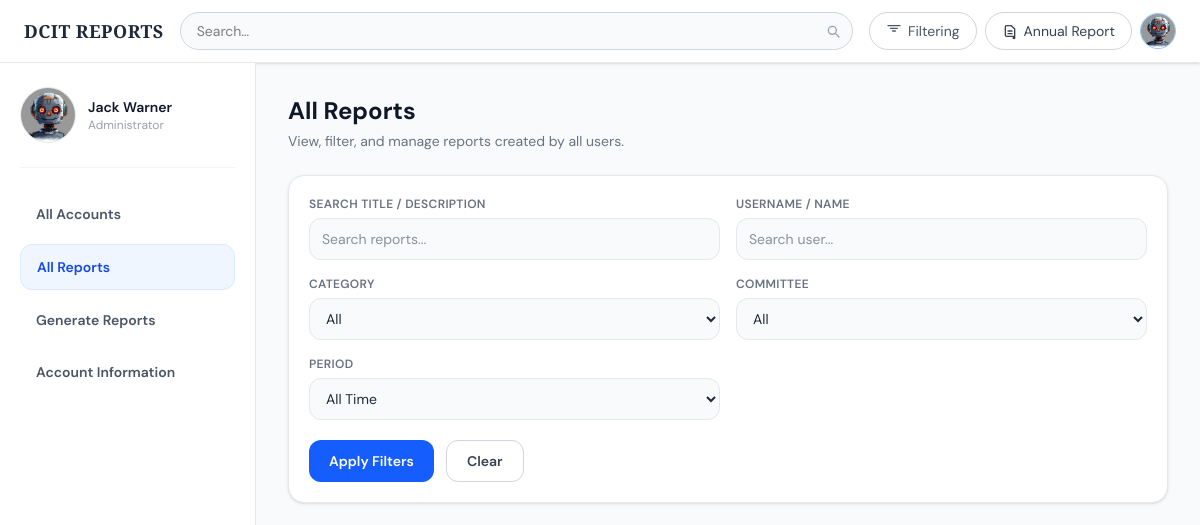
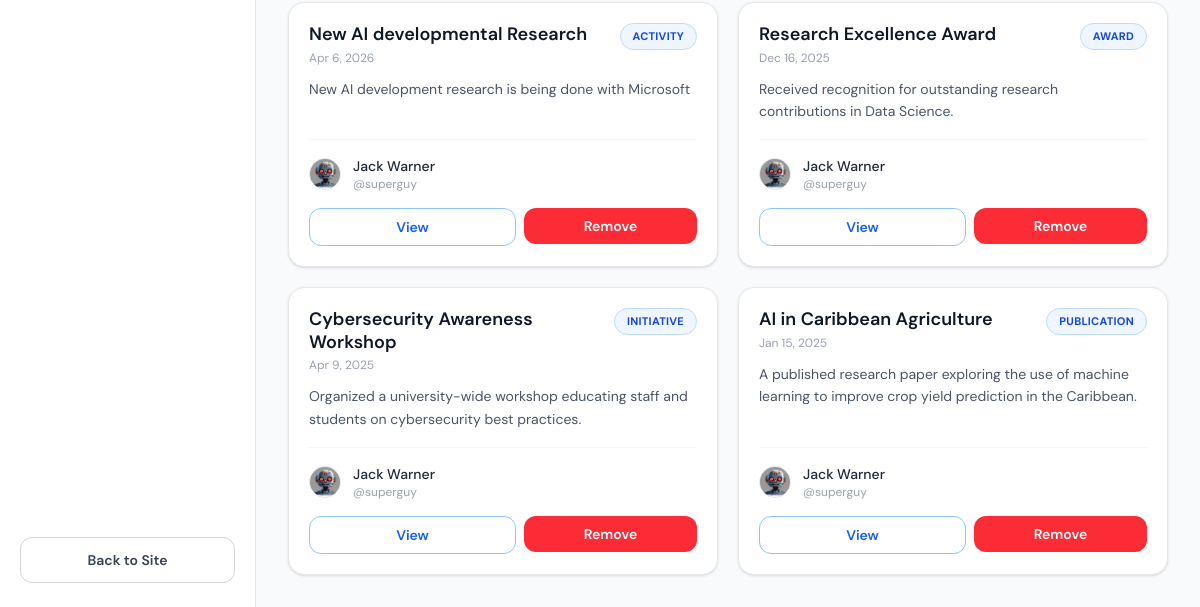
/administration/admin-reports/ (signed in), run on an earlier commit of the app's database (2 pictures, top to bottom).
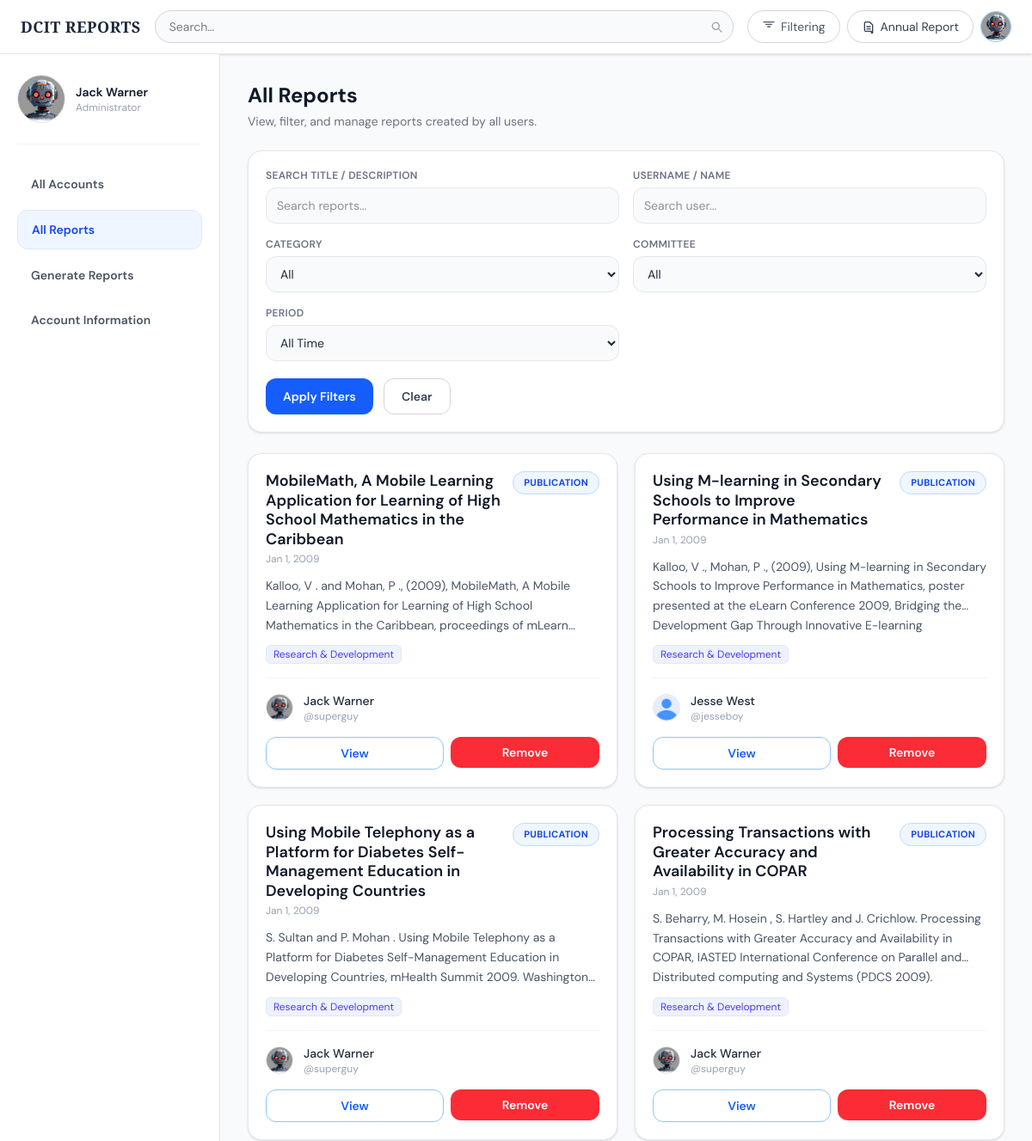
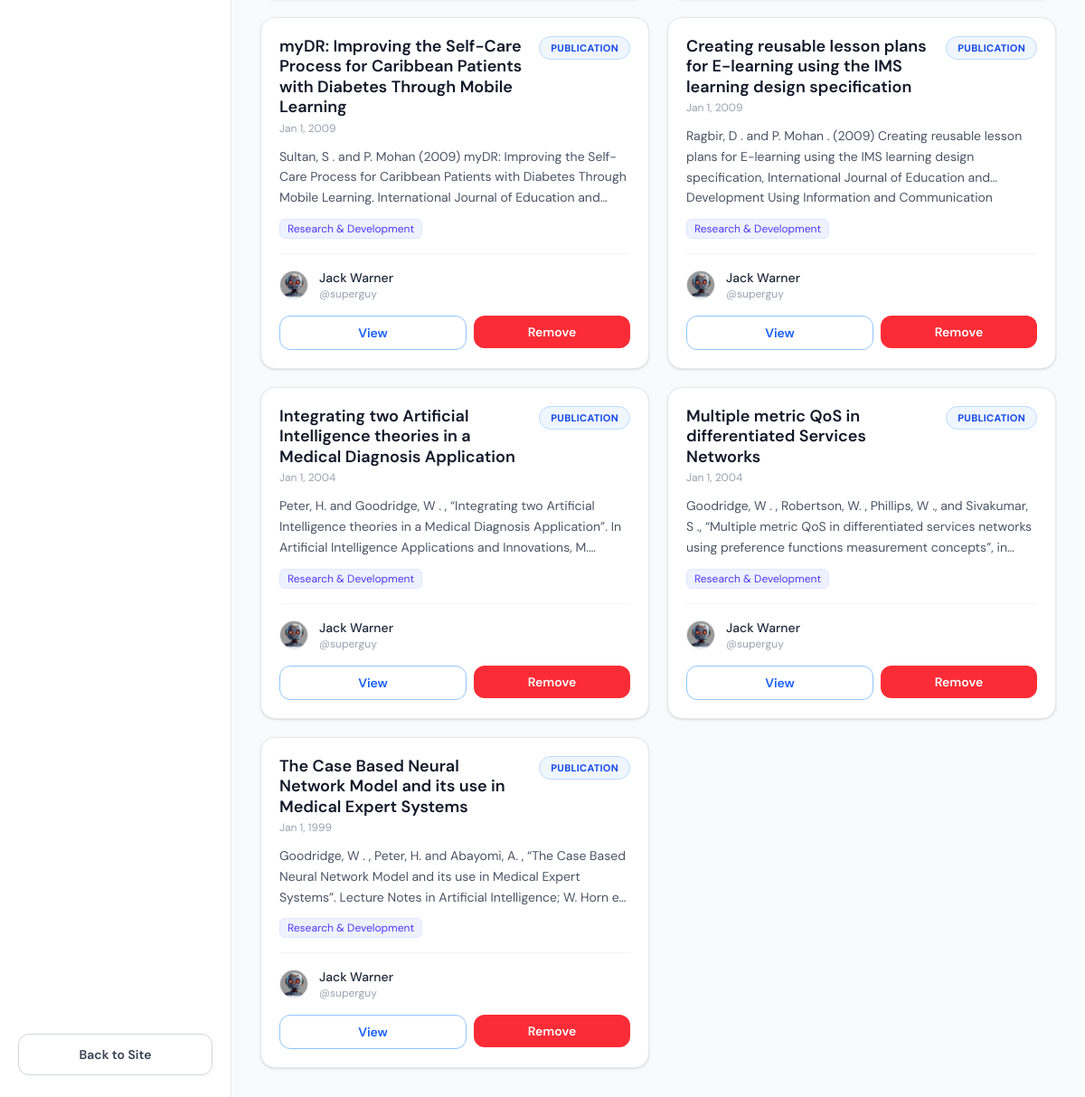
And on a later commit of the database (2 pictures, top to bottom).
### reports/models.py (models this page shows, shortened)
class Report(models.Model):
    DEFAULT_IMAGE = 'https://res.cloudinary.com/dop5fzjom/image/upload/v1775723804/images/report_images/uwi_zocrhc.jpg'
    user = models.ForeignKey(User,on_delete=models.CASCADE,null=False,related_name='reports')
    title = models.CharField(max_length=200,blank=False,null=False, db_index=True)
    description = models.TextField(null=False,blank=False)
    participants = models.ManyToManyField(Participant,blank=True)
    category = models.ForeignKey(Category,on_delete=models.SET_NULL,default=1,null=True)
    committees= models.ManyToManyField(Committee,blank=True)
    feature_image = models.ImageField(default=DEFAULT_IMAGE, upload_to='report_images')
    date_of_report= models.DateField(blank=False,null=False,default=timezone.now)
    created = models.DateTimeField(auto_now_add=True)
    updated = models.DateTimeField(auto_now=True)
    isActive = models.BooleanField(auto_created=True,default=True)
    objects = ReportQuerySet.as_manager()#Custom manager
    class Meta:
        ordering = ['-date_of_report','-created','-updated']

class Category(models.Model):
    name = models.CharField(max_length=200,blank=False,null= False)
    regex = models.TextField(blank=True,null=True)

class Committee(models.Model):
    name = models.CharField(max_length=200,blank=False,null=False)
    def __str__(self):
        return self.name

### users/models.py (models this page shows, shortened)
class UserProfilePic(models.Model):
    GENDER_CHOICES = [
        ('male', 'Male'),
        ('female', 'Female'),
        ('other', 'Other'),
    ]
    user = models.OneToOneField(
        User,
        on_delete=models.CASCADE,
        related_name='profile_pic',
        unique=True
    )
    DEFAULT_PIC = 'https://res.cloudinary.com/dop5fzjom/image/upload/v1775723467/images/profile_pictures/user_qift6z.png'
    ROBOT_PIC_ID = 'ai_robot-removebg-preview_yu6rgm'
    profilePic = models.ImageField(
        default=DEFAULT_PIC,
        upload_to='profile_pictures'
    )
    phone = models.CharField(
        max_length=30,
        blank=True,
        null=True
    )
    gender = models.CharField(
        max_length=10,
        choices=GENDER_CHOICES,
        blank=True,
        null=True
    )
    @property
    def pic_url(self):
        name = str(self.profilePic)
        if not name:
            return ''
        if name.startswith('http'):
            return name
        try:
            return self.profilePic.url
        except Exception:
            return ''

### administration/views.py (the view, shortened to what this page needs)
# urls.py: path('admin-reports/', adminReportView, name='admin-reports'),
@admin_required
def adminReportView(request):
    q = request.GET.get("q", "").strip()
    category = request.GET.get("category", "").strip()
    committee = request.GET.get("committee", "").strip()
    username = request.GET.get("username", "").strip()
    period = request.GET.get("period", "").strip()
    reports = (
        Report.objects
        .filter(isActive=True)
        .select_related("user", "category")
        .prefetch_related("committees", "participants")
        .order_by("-date_of_report", "-created")
    )
    if q:
        reports = reports.filter(
            Q(title__icontains=q) |
            Q(description__icontains=q)
        )
    if category and category != "All":
        reports = reports.filter(category__name=category)
    if committee and committee != "All":
        reports = reports.filter(committees__name=committee)
    if username:
        reports = reports.filter(
            Q(user__username__icontains=username) |
            Q(user__first_name__icontains=username) |
            Q(user__last_name__icontains=username)
        )
    reports = reports.distinct()
    paginator = Paginator(reports, 12)
    page_number = request.GET.get("page")
    page_obj = paginator.get_page(page_number)
    admin_profile = getattr(request.user, "profile_pic", None)
    context = {
        "page": "Reports",
        "page_obj": page_obj,
        "admin_profile": admin_profile,
        "categories": Category.objects.all().order_by("name"),
        "committees": Committee.objects.all().order_by("name"),
        "q": q,
        "selected_category": category,
        "selected_committee": committee,
        "selected_username": username,
        "selected_period": period,
    }
    return render(request, "administration/admin_reports.html", context)

### administration/templates/administration/admin_reports.html (shortened to what the changed rows need)
{% extends "base.html" %}
{% block body %}
<div class="flex h-full overflow-hidden bg-gray-50">
  <main class="flex-1 p-6 md:p-8 overflow-y-auto">
    <div class="max-w-7xl mx-auto">
      <div class="mb-6">
        <h1 class="text-2xl font-bold text-gray-900">All Reports</h1>
      </div>
      {% if page_obj %}
        <div class="grid grid-cols-1 md:grid-cols-2 xl:grid-cols-3 gap-5">
          {% for report in page_obj %}
            <div class="bg-white rounded-2xl border border-gray-200 shadow-sm p-5 flex flex-col">
              <div class="flex items-start justify-between gap-3 mb-3">
                <div>
                  <h2 class="text-lg font-semibold text-gray-900 leading-tight">
                    {{ report.title }}
                  </h2>
                  <p class="text-xs text-gray-400 mt-1">
                    {{ report.date_of_report|date:"M j, Y" }}
                  </p>
                </div>
                {% if report.category %}
                  <span class="shrink-0 inline-block text-[11px] font-bold px-3 py-1 rounded-full uppercase tracking-wide bg-blue-50 text-blue-700 border border-blue-200">
                    {{ report.category.name }}
                  </span>
                {% endif %}
              </div>
              <p class="text-sm text-gray-600 leading-relaxed line-clamp-3 flex-1">
                {{ report.description }}
              </p>
              {% if report.committees.all %}
                <div class="flex flex-wrap gap-1 mt-3">
                  {% for committee in report.committees.all %}
                    <span class="inline-block text-xs px-2 py-0.5 rounded-md bg-indigo-50 text-indigo-600 border border-indigo-100">
                      {{ committee.name }}
                    </span>
                  {% endfor %}
                </div>
              {% endif %}
              <div class="flex items-center gap-3 mt-4 pt-4 border-t border-gray-100">
                <div class="w-8 h-8 rounded-full overflow-hidden bg-gray-100 border border-gray-200 flex items-center justify-center shrink-0">
                  {% if report.user.profile_pic and report.user.profile_pic.profilePic %}
                    <img src="{{ report.user.profile_pic.pic_url }}" alt="{{ report.user.username }}" class="w-full h-full object-cover">
                  {% endif %}
                </div>
                <div class="min-w-0 flex-1">
                  <p class="text-sm font-medium text-gray-800 truncate">
                    {{ report.user.get_full_name|default:report.user.username }}
                  </p>
                  <p class="text-xs text-gray-400 truncate">
                    @{{ report.user.username }}
                  </p>
                </div>
              </div>
              <div class="flex gap-2 mt-4">
                <a href="{% url 'reports:report_detail' report.pk %}"
                  class="flex-1 text-center px-4 py-2 rounded-xl border border-blue-300 text-blue-600 hover:bg-blue-50 text-sm font-semibold transition">
                  View
                </a>
                <form method="POST" class="flex-1">
                  <button type="submit"
                    onclick="return confirm('Are you sure you want to remove this report?')"
                    class="w-full px-4 py-2 rounded-xl bg-red-500 hover:bg-red-600 text-white text-sm font-semibold transition">
                    Remove
                  </button>
                </form>
              </div>
            </div>
          {% endfor %}
        </div>
      {% endif %}
    </div>
  </main>
</div>
{% endblock %}

What changed in the data, as far as the page shows it:
removed Report: title "New AI developmental Research", date_of_report "Apr 6, 2026", category.name "ACTIVITY", description "New AI development research is being done with Microsoft", user.profile_pic.pic_url (picture), user.get_full_name "Jack Warner", user.username "superguy"
removed Report: title "Research Excellence Award", date_of_report "Dec 16, 2025", category.name "AWARD", description "Received recognition for outstanding research contributions in Data Science.", user.profile_pic.pic_url (picture), user.get_full_name "Jack Warner", user.username "superguy"
removed Report: title "Cybersecurity Awareness Workshop", date_of_report "Apr 9, 2025", category.name "INITIATIVE", description "Organized a university-wide workshop educating staff and students on cybersecurity best practices.", user.profile_pic.pic_url (picture), user.get_full_name "Jack Warner", user.username "superguy"
removed Report: title "AI in Caribbean Agriculture", date_of_report "Jan 15, 2025", category.name "PUBLICATION", description "A published research paper exploring the use of machine learning to improve crop yield prediction in the Caribbean.", user.profile_pic.pic_url (picture), user.get_full_name "Jack Warner", user.username "superguy"
added Report: title "MobileMath, A Mobile Learning Application for Learning of High School Mathematics in the Caribbean", date_of_report "Jan 1, 2009", category.name "PUBLICATION", description "Kalloo, V . and Mohan, P ., (2009), MobileMath, A Mobile Learning Application for Learning of High School Mathematics in the Caribbean, proceedings of…", user.profile_pic.pic_url (picture), user.get_full_name "Jack Warner", user.username "superguy"
added Committee: name "Research & Development"
added Report: title "Using M-learning in Secondary Schools to Improve Performance in Mathematics", date_of_report "Jan 1, 2009", category.name "PUBLICATION", description "Kalloo, V ., Mohan, P ., (2009), Using M-learning in Secondary Schools to Improve Performance in Mathematics, poster presented at the eLearn Conference 2009, Bridging the Development Gap Through Innovative…", user.profile_pic.pic_url (placeholder picture), user.get_full_name "Jesse West", user.username "jesseboy"
added Report: title "Using Mobile Telephony as a Platform for Diabetes Self-Management Education in Developing Countries", date_of_report "Jan 1, 2009", category.name "PUBLICATION", description "S. Sultan and P. Mohan . Using Mobile Telephony as a Platform for Diabetes Self-Management Education in Developing Countries, mHealth Summit 2009.…", user.profile_pic.pic_url (picture), user.get_full_name "Jack Warner", user.username "superguy"
added Report: title "Processing Transactions with Greater Accuracy and Availability in COPAR", date_of_report "Jan 1, 2009", category.name "PUBLICATION", description "S. Beharry, M. Hosein , S. Hartley and J. Crichlow. Processing Transactions with Greater Accuracy and Availability in COPAR, IASTED International Conference on Parallel and Distributed computing and Systems (PDCS…", user.profile_pic.pic_url (picture), user.get_full_name "Jack Warner", user.username "superguy"
added Report: title "myDR: Improving the Self-Care Process for Caribbean Patients with Diabetes Through Mobile Learning", date_of_report "Jan 1, 2009", category.name "PUBLICATION", description "Sultan, S . and P. Mohan (2009) myDR: Improving the Self-Care Process for Caribbean Patients with Diabetes Through Mobile Learning. International Journal of Education…", user.profile_pic.pic_url (picture), user.get_full_name "Jack Warner", user.username "superguy"
added Report: title "Creating reusable lesson plans for E-learning using the IMS learning design specification", date_of_report "Jan 1, 2009", category.name "PUBLICATION", description "Ragbir, D . and P. Mohan . (2009) Creating reusable lesson plans for E-learning using the IMS learning design specification, International Journal of Education and Development Using Information and…", user.profile_pic.pic_url (picture), user.get_full_name "Jack Warner", user.username "superguy"
added Report: title "Integrating two Artificial Intelligence theories in a Medical Diagnosis Application", date_of_report "Jan 1, 2004", category.name "PUBLICATION", description "Peter, H. and Goodridge, W . , “Integrating two Artificial Intelligence theories in a Medical Diagnosis Application”. In Artificial Intelligence Applications and Innovations,…", user.profile_pic.pic_url (picture), user.get_full_name "Jack Warner", user.username "superguy"
added Report: title "Multiple metric QoS in differentiated Services Networks", date_of_report "Jan 1, 2004", category.name "PUBLICATION", description "Goodridge, W . , Robertson, W. , Phillips, W ., and Sivakumar, S ., “Multiple metric QoS in differentiated services networks using preference functions measurement concepts”,…", user.profile_pic.pic_url (picture), user.get_full_name "Jack Warner", user.username "superguy"
added Report: title "The Case Based Neural Network Model and its use in Medical Expert Systems", date_of_report "Jan 1, 1999", category.name "PUBLICATION", description "Goodridge, W . , Peter, H. and Abayomi, A. , “The Case Based Neural Network Model and its use in Medical Expert Systems”. Lecture Notes in Artificial Intelligence; W. Horn…", user.profile_pic.pic_url (picture), user.get_full_name "Jack Warner", user.username "superguy"
